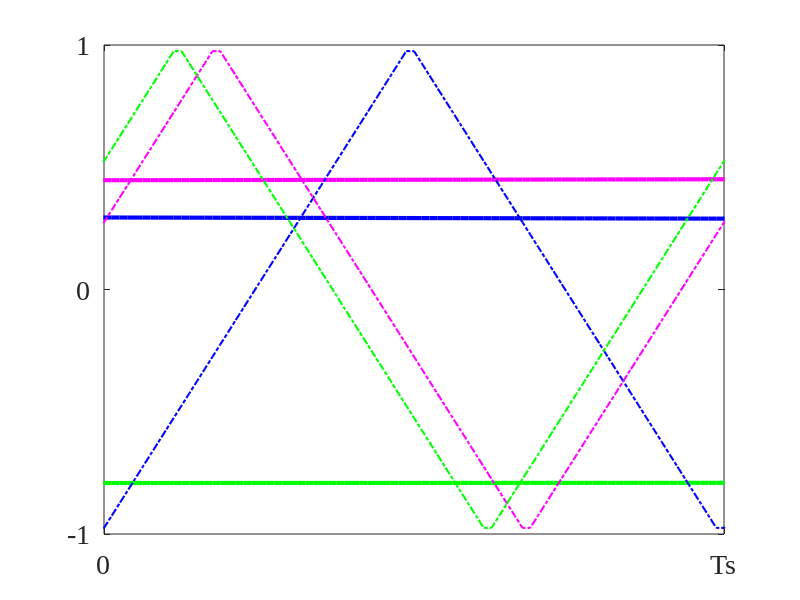

This figure's MATLAB source: (Note: this script raises an error after producing the figure.)
clear ;
clc;
tic;
close all
%% Time array
ma = 0.8;
fout = 10; % Hz
%fsw = 800; % Hz
fsw = 10000; % Hz
Tstep = (1/fsw)/80; % s
Ts = Tstep; % s
Tfinal =1/fout ; % s
time_array = 0:Tstep:Tfinal-Tstep;
NumberofSteps = numel(time_array);
%Generate switching signals
The_c=0;
The_f=-pi/2;
phaseA=The_f+0;
phaseB=The_f-2*pi/3;
phaseC=The_f+2*pi/3;
VrefA = ma*cos(2*pi*fout*time_array+phaseA);
VrefB = ma*cos(2*pi*fout*time_array+phaseB)-1/20;
VrefC = ma*cos(2*pi*fout*time_array+phaseC);
Vtriang = zeros(1, NumberofSteps);
for k = 1:Tfinal*fsw
   Triang_temp = triang(1/(Ts*fsw));
   Vtriang((length(Triang_temp)*(k-1)+1:k/(Tstep*fsw))) = (Triang_temp*2)-1;
end

carrierPhA=0;
carrierPhB=118;
carrierPhC=138;
% carrierPhA=0;
% carrierPhB=0;
% carrierPhC=0;
% carrierPhA=0;
% carrierPhB=180-25;
% carrierPhC=180-104.9518;
carA= round(carrierPhA/(fsw*Ts)/360);
if carA==0
    carA=1;
end
carB= round(carrierPhB/(fsw*Ts)/360);
if carB==0
    carB=1;
end
carC= round(carrierPhC/(fsw*Ts)/360);
if carC==0
    carC=1;
end

VcarrierA = [ Vtriang(carA:end), zeros(1,carA-1)];
VcarrierB = [ Vtriang(carB:end), zeros(1,carB-1)];
VcarrierC = [ Vtriang(carC:end), zeros(1,carC-1)];

SA = double(VrefA >= VcarrierA);
SB = double(VrefB >=VcarrierB);
SC = double(VrefC >= VcarrierC);
%%
figure1=figure();
axes1 = axes('Parent',figure1);
hold(axes1,'on');

plot(time_array,VrefA,'Linewidth',3,'Color','b')
hold on;
plot(time_array,VrefB,'Linewidth',3,'Color','m')
hold on;
plot(time_array,VrefC,'Linewidth',3,'Color','g')

hold on;
plot(time_array,VcarrierA,'-.','Linewidth',1.5,'Color','b')
hold on;
plot(time_array,VcarrierB,'-.','Linewidth',1.5,'Color','m')
hold on;
plot(time_array,VcarrierC,'-.','Linewidth',1.5,'Color','g')

Tfinalx=0.044
% Tfinalx=0.01;
xlimH= Tfinalx+1/fsw;
xlim([Tfinalx xlimH])
ylim([-1 1])

% xticklabels({'Ts','','Ts'})

box(axes1,'on');
hold(axes1,'off');
% Set the remaining axes properties
set(axes1,'XTick',[Tfinalx xlimH],'XTickLabel',{'0','Ts'},'FontName','TimesNewRoman','FontSize',20);
set(axes1,'YTick',[-1 0 1]);


legend1 = legend(axes1,'show',{'$u_A$','$u_B$','$u_C$','$u_{carr_A}$','$u_{carr_B}$','$u_{carr_C}$'},'FontName','TimesNewRoman','FontSize',20);
set(legend1,...
    'Position',[0.704191336922702 0.57341270550849 0.196428568288684 0.251190469094685],...
    'EdgeColor','none',...
    'Color','none','interpreter','Latex');

xlabel('Time ', 'interpreter','latex','FontName','Times New Roman',...
    'FontSize',20)
ylabel('Normalized Voltage','interpreter','latex','FontName','Times New Roman',...
    'FontSize',20)


%%
figure1=figure();
axes1 = axes('Parent',figure1);
hold(axes1,'on');

plot(time_array,SA+3,'Linewidth',3,'Color','b')
hold on;
plot(time_array,SB,'Linewidth',3,'Color','m')
hold on;
plot(time_array,SC-3,'Linewidth',3,'Color','g')

Tfinalx=0.044
xlimH= Tfinalx+1/fsw;
xlim([Tfinalx xlimH])
ylim([-4 5])

box(axes1,'on');
hold(axes1,'off');
% Set the remaining axes properties
% set(axes1,'XTick',[Tfinalx xlimH],'XTickLabel',{'0','Ts'},'FontName','TimesNewRoman','FontSize',20);
set(axes1,'YTick',[-3 -2 0 1 3 4],'YTickLabel',{'-V_{DC}/2','V_{DC}/2','-V_{DC}/2','V_{DC}/2','-V_{DC}/2','V_{DC}/2'},'FontName','TimesNewRoman','FontSize',15);
set(axes1,'XTick',[Tfinalx xlimH],'XTickLabel',{'0','Ts'},'FontName','TimesNewRoman','FontSize',20);

legend1 = legend(axes1,'show',{'$V_A$','$V_B$','$V_C$'},'FontName','TimesNewRoman','FontSize',20);
set(legend1,...
    'Location','Best',...
    'EdgeColor','none',...
    'Color','none','interpreter','Latex');

xlabel('Time ', 'interpreter','latex','FontName','Times New Roman',...
    'FontSize',20)
ylabel(' Voltage','interpreter','latex','FontName','Times New Roman',...
    'FontSize',20)

%%

figure1=figure();
axes1 = axes('Parent',figure1);
hold(axes1,'on');

plot(time_array, (SA+SB +SC)/3-1/2,'Linewidth',3,'Color','k')
hold on;

Tfinalx=0.044
xlimH= Tfinalx+1/fsw;
xlim([Tfinalx xlimH])


box(axes1,'on');
hold(axes1,'off');
% Set the remaining axes properties
% set(axes1,'XTick',[Tfinalx xlimH],'XTickLabel',{'0','Ts'},'FontName','TimesNewRoman','FontSize',20);
% set(axes1,'YTick',[-1.5 -0.5 0 1 1.5 2.5],'YTickLabel',{'L','H','L','H','L','H'},'FontName','TimesNewRoman','FontSize',20);

% set(axes1,'XTick',[Tfinalx xlimH],'XTickLabel',{'0','Ts'},'FontName','TimesNewRoman','FontSize',20);
set(axes1,'XTick',[Tfinalx xlimH],'XTickLabel',{'0','Ts'},'FontName','TimesNewRoman','FontSize',20);
set(axes1,'YTick',[-0.5 -0.16 0 0.16 0.5],'YTickLabel',{'-V_{DC}/2','-V_{DC}/6','0', 'V_{DC}/6','V_{DC}/2'},'FontName','TimesNewRoman','FontSize',20);
 ylim([-0.5 0.5])

xlabel('Time ', 'interpreter','latex','FontName','Times New Roman',...
    'FontSize',20)
ylabel(' Voltage','interpreter','latex','FontName','Times New Roman',...
    'FontSize',20)
%%
